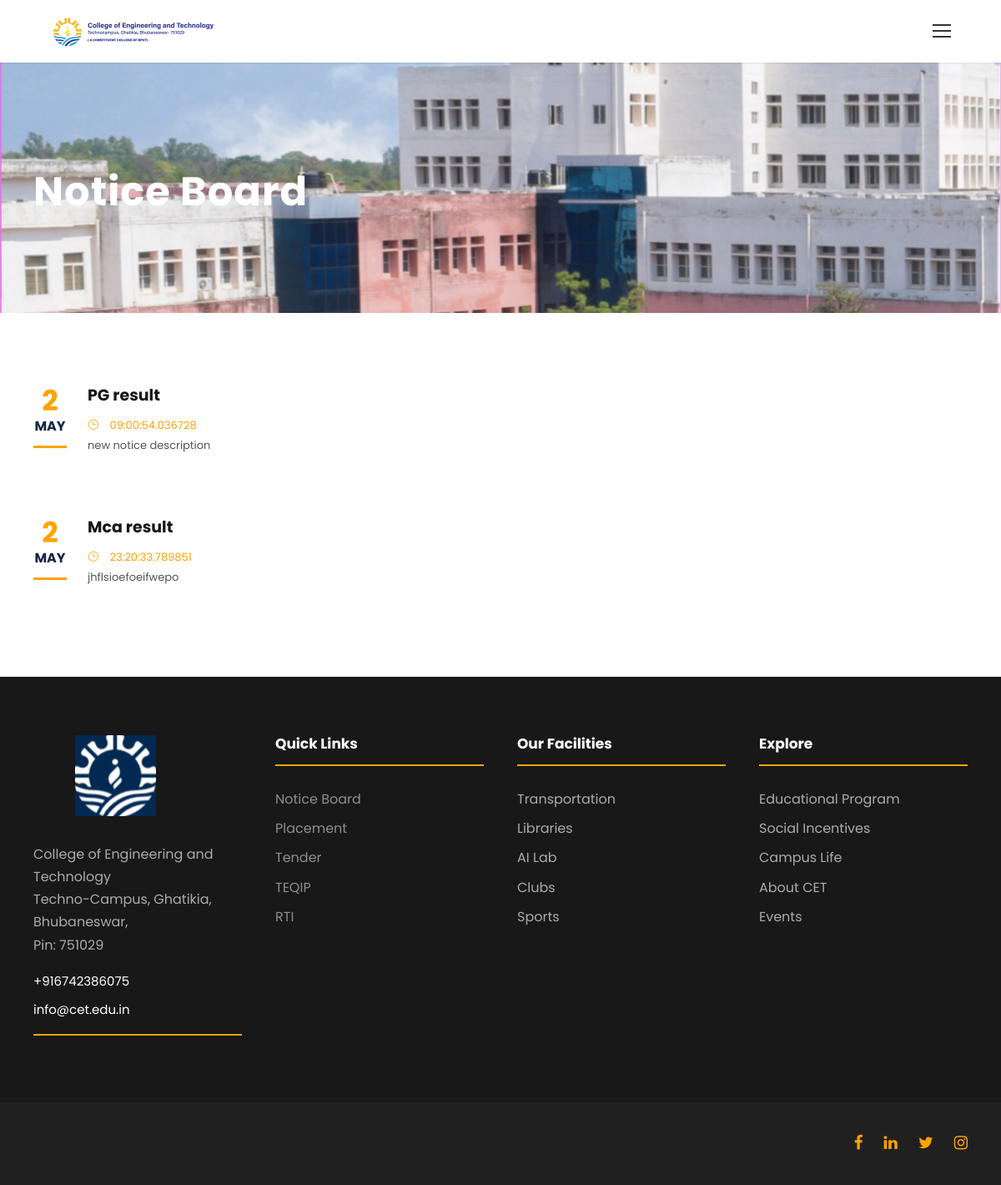
Screenshot of /noticeboard with the database file from the repository.
### my_app/models.py (models this page shows, shortened)
class Notice(models.Model):
    notice_id = models.AutoField(primary_key=True)
    notice_title = models.CharField(default="", max_length=200)
    notice_description = models.CharField(default="", max_length=1000)
    upload = models.FileField(upload_to='notice_board/', blank=True, null=True)
    month = models.CharField(default=AutoDateTimeField(),null=True, blank=True,max_length=12)
    time = models.CharField(default=gettime(),null=True, blank=True,max_length=200)
    day= models.CharField(default=getday(), null=True, blank=True,max_length=20)

### my_app/views.py (the view)
# urls.py: path("noticeboard", views.noticeboard, name="noticeboard"),
def noticeboard(request):
    n = Notice.objects.order_by('notice_id')
    for i in n:
        print(i.month)
        print(i.time)
        print(i.day)
    return render(request, 'noticeboard.html',{'n':n})

### templates/noticeboard.html (shortened to what this page needs)
{% extends "base.html" %}
{% load static %}
{% block body %}
            <div class="kingster-page-title-wrap  kingster-style-medium kingster-left-align" style="background-image: url( {% static 'images/5.png' %}) ;">
                <div class="kingster-page-title-container kingster-container">
                    <div class="kingster-page-title-content kingster-item-pdlr">
                        <h1 class="kingster-page-title">Notice Board</h1></div>
                </div>
            </div>
            <div class="kingster-page-wrapper" id="kingster-page-wrapper">
                <div class="gdlr-core-page-builder-body">
                    <div class="gdlr-core-pbf-wrapper ">
                        <div class="gdlr-core-pbf-wrapper-content gdlr-core-js ">
                            <div class="gdlr-core-pbf-wrapper-container clearfix gdlr-core-container">
                                <div class="gdlr-core-pbf-element">
                                    <div class="gdlr-core-event-item gdlr-core-item-pdb">
                                        <div class="gdlr-core-event-item-holder clearfix">
{% for i in n %}
                                            <div class="gdlr-core-event-item-list gdlr-core-style-grid gdlr-core-item-pdlr   clearfix" style="margin-bottom: 45px ;">
                                                  <span class="gdlr-core-event-item-info gdlr-core-type-start-date-month">
                                                <span class="gdlr-core-date" >{{i.day}}</span>
                                                <span class="gdlr-core-month">{{i.month}}</span>
                                                </span>
                                                <div class="gdlr-core-event-item-content-wrap">
                                                    <h3 class="gdlr-core-event-item-title">{{i.notice_title}}</h3>
                                                    <div class="gdlr-core-event-item-info-wrap">
                                                        <span class="gdlr-core-event-item-info gdlr-core-type-time">
                                                        <span class="gdlr-core-head" ><i class="icon_clock_alt" ></i></span>
                                                        <span class="gdlr-core-tail">{{i.time}}  </span>
                                                        </span>
                                                        <span class="gdlr-core-event-item-info gdlr-core-type-location">
                                                            <span class="gdlr-core-tail"><a download href="{{i.upload.url}}">{{i.notice_description}}</a></span>
                                                        </span>
                                                    </div>
                                                </div>
                                            </div>
{% endfor %}
                                        </div>
                                    </div>
                                </div>
                            </div>
                        </div>
                    </div>
                </div>
            </div>
{% endblock %}

### rows the page displays
Notice: day "2", month "MAY", notice_title "PG result", time "09:00:54.036728", notice_description "new notice description"
Notice: day "2", month "MAY", notice_title "Mca result", time "23:20:33.789851", notice_description "jhflsioefoeifwepo"
